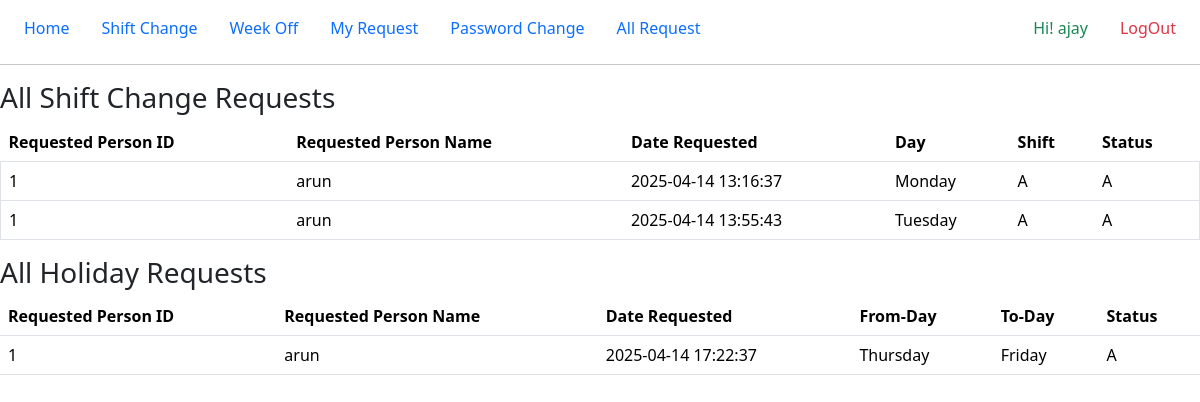
The page /allRequest.php (signed in) on the database its author committed.
### tables this page shows
CREATE TABLE `employees` (
  `id` int(11) NOT NULL,
  `full_name` varchar(30) DEFAULT NULL,
  `email` varchar(200) DEFAULT NULL,
  `mobile` varchar(15) DEFAULT NULL,
  `city` varchar(20) DEFAULT NULL,
  `password` varchar(200) DEFAULT NULL,
  `created_on` timestamp NOT NULL DEFAULT current_timestamp()
);

CREATE TABLE `shiftrequest` (
  `shiftChangeId` int(11) NOT NULL,
  `from_emp` int(11) DEFAULT NULL,
  `to_emp` int(11) DEFAULT NULL,
  `week_id` int(11) DEFAULT NULL,
  `day` int(11) DEFAULT NULL,
  `shift` char(1) DEFAULT NULL,
  `status` char(1) DEFAULT 'p',
  `create_date` timestamp NOT NULL DEFAULT current_timestamp()
);

CREATE TABLE `holidayrequest` (
  `holidayChangeId` int(11) NOT NULL,
  `from_emp` int(11) DEFAULT NULL,
  `to_emp` int(11) DEFAULT NULL,
  `day` int(11) NOT NULL,
  `from_emp_shift` varchar(1) DEFAULT NULL,
  `to_emp_shift` varchar(1) DEFAULT NULL,
  `week_id` int(11) DEFAULT NULL,
  `status` char(1) DEFAULT 'p',
  `create_date` timestamp NOT NULL DEFAULT current_timestamp(),
  `response_date` timestamp NULL DEFAULT NULL
);

### allRequest.php (the view)
<?php
    include("header.php");
    include("nav.php");
?>
<div>
    <h3>All Shift Change Requests</h3>
    <table class="table table-hover">
        <thead>
            <th>Requested Person ID</th>
            <th>Requested Person Name</th>
            <th>Date Requested</th>
            <th>Day</th>
            <th>Shift</th>
            <th>Status</th>
        </thead>
        <tbody>
        <?php
            $res = $con->query("SELECT sr.*, e.full_name as emp_name FROM `shiftrequest` sr
                                JOIN employees e ON sr.to_emp = e.id
                                WHERE sr.from_emp = '$id' AND sr.week_id = '$weekid'");
            if ($res && $res->num_rows > 0) {
                $days = [
                    1 => 'Monday',
                    2 => 'Tuesday',
                    3 => 'Wednesday',
                    4 => 'Thursday',
                    5 => 'Friday',
                    6 => 'Saturday',
                    7 => 'Sunday'
                ];
                while ($row = $res->fetch_assoc()) {
                  echo '<tr class="border">';
                    echo "<td>" . $row['to_emp'] . "</td>";
                    echo "<td>" . $row['emp_name'] . "</td>";
                    echo "<td>" . $row['create_date'] . "</td>";
                    echo "<td>" . $days[$row['day']] . "</td>";
                    echo "<td>" . $row['shift'] . "</td>";
                    echo "<td>" . $row['status'] . "</td>";
                    echo "</tr>";
                }
            } else {
                echo "<tr><td colspan='6'>No shift requests found.</td></tr>";
            }
        ?>
        </tbody>
    </table>
</div>
<div>
    <h3>All Holiday Requests</h3>
    <table class="table table-hover">
        <thead>
            <th>Requested Person ID</th>
            <th>Requested Person Name</th>
            <th>Date Requested</th>
            <th>From-Day</th>
            <th>To-Day</th>
            <th>Status</th>
        </thead>
        <tbody>
        <?php
            $res = $con->query("SELECT hr.*, e.full_name as emp_name FROM `holidayrequest` hr
                                JOIN employees e ON hr.to_emp = e.id
                                WHERE hr.from_emp = '$id' AND hr.week_id = '$weekid'");
            if ($res && $res->num_rows > 0) {
                $days = [
                    1 => 'Monday',
                    2 => 'Tuesday',
                    3 => 'Wednesday',
                    4 => 'Thursday',
                    5 => 'Friday',
                    6 => 'Saturday',
                    7 => 'Sunday'
                ];
                while ($row = $res->fetch_assoc()) {
                    echo "<tr>";
                    echo "<td>" . $row['to_emp'] . "</td>";
                    echo "<td>" . $row['emp_name'] . "</td>";
                    echo "<td>" . $row['create_date'] . "</td>";
                    echo "<td>" . $days[$row['from_emp_shift']] . "</td>";
                    echo "<td>" . $days[$row['to_emp_shift']] . "</td>";
                    echo "<td>" . $row['status'] . "</td>";
                    echo "</tr>";
                }
            } else {
                echo "<tr><td colspan='6'>No holiday requests found.</td></tr>";
            }
        ?>
        </tbody>
    </table>
</div>
<?php
include("footer.php");
?>

### nav.php (shortened to what this page needs)
<div>
  <nav class="nav m-2 d-flex w-100">
    <a class="nav-link" href="home.php">Home</a>
    <a class="nav-link" href="shiftChange.php">Shift Change</a>
    <a class="nav-link" href="weekOff.php">Week Off</a>
    <a class="nav-link" href="allRequest.php">My Request</a>
    <a class="nav-link" href="password.php">Password Change</a>
    <a class="nav-link" href="req.php">All Request</a>
    <?php
    $name="";
    if(isset($_SESSION["id"])){
        $id = $_SESSION["id"];
        $check=$con->query("SELECT * FROM employees WHERE id='$id'");
        if ($row = $check->fetch_assoc()) {
            $name=$row["full_name"];
        }
    }
    else{
        header("location:index.php");
    }
    $res = $con->query("SELECT MAX(week_id) FROM weeks");
    if ($row = $res->fetch_array()) {
      $weekid = $row[0];
  }
    ?>
    <label class="nav-link ms-auto text-success" href="#">Hi! <?= $name?> </label>
    <a class="nav-link text-danger  me-3" href="logout.php">LogOut </a>
  </nav>
  <hr/>
</div>

### rows shown on the page
employees: full_name "ajay"
shiftrequest: to_emp "1", to_emp.full_name "arun", create_date "2025-04-14 13:16:37", day "Monday", shift "A", status "A"
shiftrequest: to_emp "1", to_emp.full_name "arun", create_date "2025-04-14 13:55:43", day "Tuesday", shift "A", status "A"
holidayrequest: to_emp "1", to_emp.full_name "arun", create_date "2025-04-14 17:22:37", from_emp_shift "Thursday", to_emp_shift "Friday", status "A"
